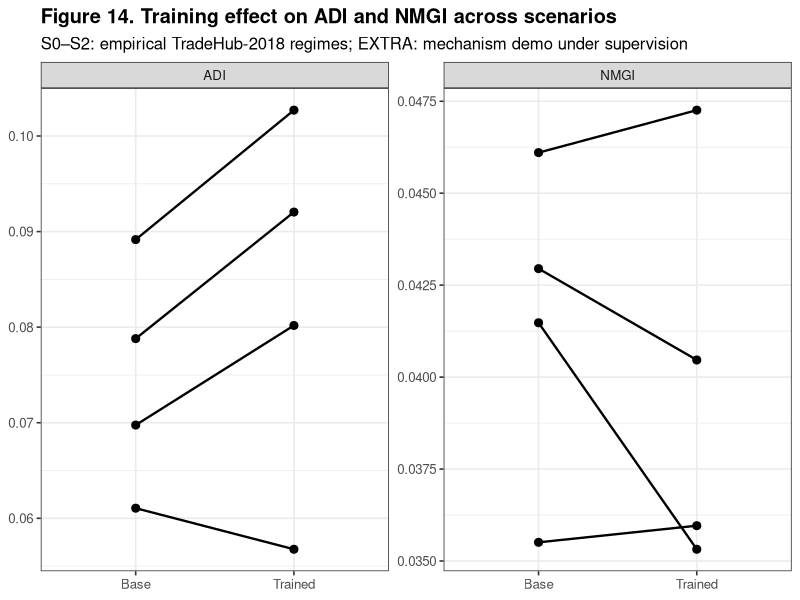

Write R code to recreate this figure.
# Figures generated: Figure 5.1 (as referenced in the manuscript)
# No file I/O — figures rendered in active graphics device


suppressPackageStartupMessages({
  library(ggplot2)
  library(tidyr)
  library(dplyr)
})

df <- data.frame(
  Scenario = c("S0","S0","S1","S1","S2","S2","EXTRA","EXTRA"),
  Phase    = c("Base","Trained","Base","Trained","Base","Trained","Base","Trained"),
  ADI      = c(0.089163,0.102706, 0.078801,0.092041, 0.069755,0.080178, 0.061057,0.056760),
  NMGI     = c(0.035508,0.035960, 0.041477,0.035319, 0.042949,0.040465, 0.046103,0.047258)
)

df_long <- df %>%
  pivot_longer(cols = c("ADI","NMGI"), names_to = "Metric", values_to = "Value") %>%
  mutate(
    Phase = factor(Phase, levels = c("Base","Trained")),
    Scenario = factor(Scenario, levels = c("S0","S1","S2","EXTRA")),
    Metric = factor(Metric, levels = c("ADI","NMGI"))
  )

p <- ggplot(df_long, aes(x = Phase, y = Value, group = Scenario)) +
  geom_line(linewidth = 0.8) +
  geom_point(size = 2.4) +
  facet_wrap(~ Metric, scales = "free_y", ncol = 2) +
  labs(
    x = NULL,
    y = NULL,
    title = "Figure 14. Training effect on ADI and NMGI across scenarios",
    subtitle = "S0–S2: empirical TradeHub-2018 regimes; EXTRA: mechanism demo under supervision"
  ) +
  theme_bw(base_size = 12) +
  theme(
    plot.title = element_text(face = "bold"),
    legend.position = "none"
  )

print(p)

